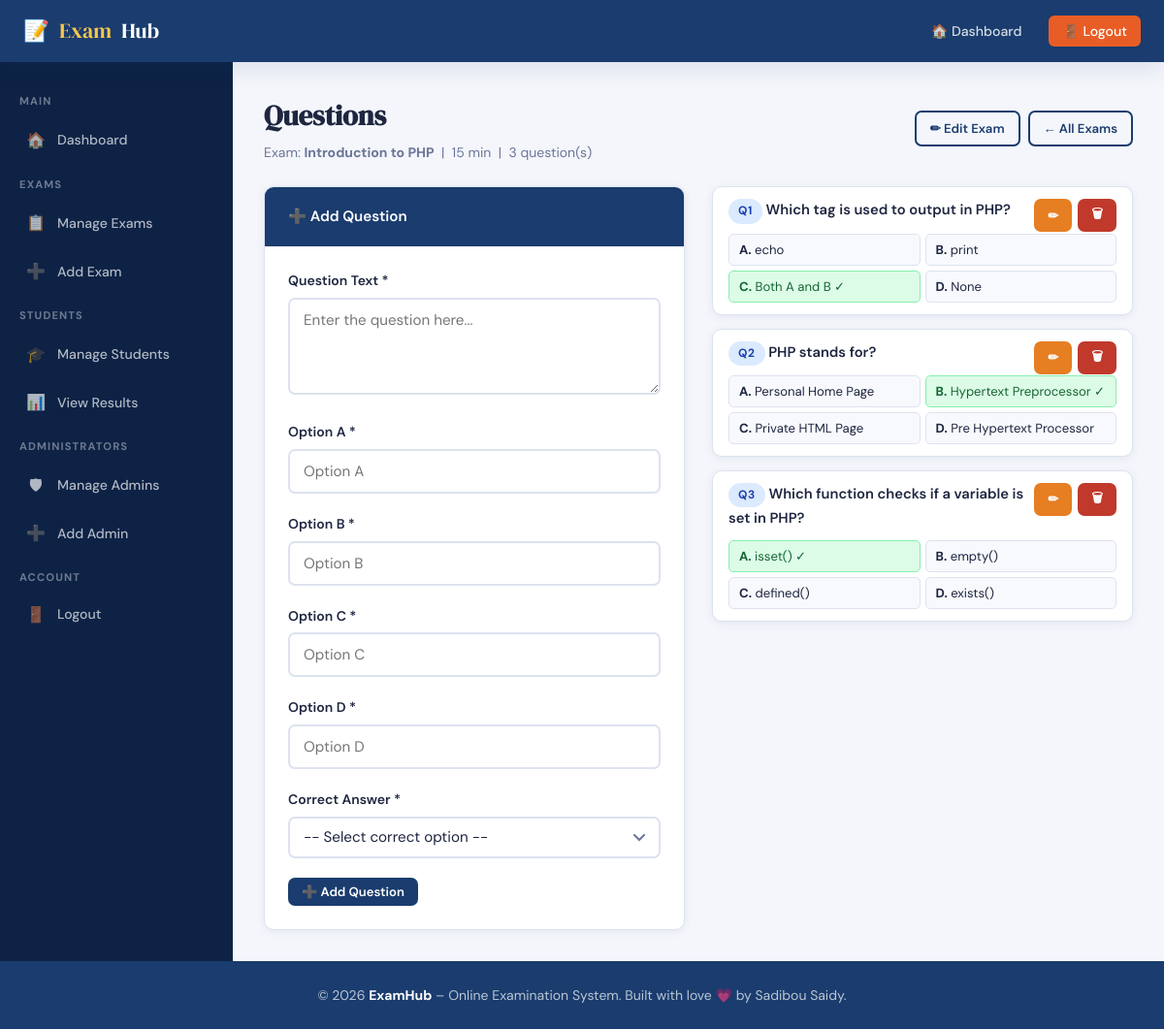
The page /admin/questions.php?exam_id=2 (signed in) on the database its author committed.
### tables this page shows
CREATE TABLE IF NOT EXISTS exams (
    exam_id     INT UNSIGNED AUTO_INCREMENT PRIMARY KEY,
    title       VARCHAR(200) NOT NULL,
    description TEXT,
    duration    SMALLINT UNSIGNED NOT NULL DEFAULT 30,
    created_at  TIMESTAMP DEFAULT CURRENT_TIMESTAMP,
    INDEX idx_exams_created (created_at)
);

CREATE TABLE IF NOT EXISTS questions (
    question_id    INT UNSIGNED AUTO_INCREMENT PRIMARY KEY,
    exam_id        INT UNSIGNED NOT NULL,
    question_text  TEXT NOT NULL,
    option1        VARCHAR(255) NOT NULL,
    option2        VARCHAR(255) NOT NULL,
    option3        VARCHAR(255) NOT NULL,
    option4        VARCHAR(255) NOT NULL,
    correct_answer TINYINT UNSIGNED NOT NULL,
    FOREIGN KEY (exam_id) REFERENCES exams(exam_id) ON DELETE CASCADE,
    CONSTRAINT chk_questions_correct_answer CHECK (correct_answer BETWEEN 1 AND 4),
    INDEX idx_questions_exam (exam_id)
);

### app/Controllers/Admin/QuestionController.php (called while the page is built, shortened)
<?php
final class QuestionController
{
    public function index(): void
    {
        $exam = $this->requireExam();
        $this->render($exam);
    }
    private function render(array $exam, array $errors = [], array $old = [], int $questionId = 0): void
    {
        $examId = (int) $exam['exam_id'];
        $editId       = $questionId > 0 ? $questionId : Request::id('edit_q');
        $editQuestion = $editId > 0 ? $this->questions->findInExam($editId, $examId) : null;
        View::render('admin/questions', [
            'pageTitle'    => 'Manage Questions',
            'role'         => 'admin',
            'exam'         => $exam,
            'questions'    => $this->questions->forExam($examId),
            'editQuestion' => $editQuestion,
            'errors'       => $errors,
            'old'          => $old,
        ], 'layouts/admin');
    }
    private function requireExam(): array
    {
        $examId = Request::id('exam_id');
        $exam   = $examId > 0 ? $this->exams->find($examId) : null;
        return $exam;
    }
}

### admin/questions.php (called while the page is built, shortened)
<?php
(new App\Controllers\Admin\QuestionController())->index();

### app/Core/Config.php (called while the page is built, shortened)
<?php
final class Config
{
    private static array $items = [];
    public static function set(array $items): void
    {
        self::$items = $items;
    }
    public static function get(string $key, mixed $default = null): mixed
    {
        $value = self::$items;
        foreach (explode('.', $key) as $segment) {
            $value = $value[$segment];
        }
        return $value;
    }
}

### app/Core/Database.php (called while the page is built, shortened)
<?php
final class Database
{
    private static ?PDO $pdo = null;
    public static function connection(): PDO
    {
        if (self::$pdo instanceof PDO) {
            return self::$pdo;
        }
        $dsn = sprintf(
            'mysql:host=%s;port=%d;dbname=%s;charset=%s',
            Config::get('db.host'),
            Config::get('db.port'),
            Config::get('db.name'),
            Config::get('db.charset')
        );
        try {
            self::$pdo = new PDO(
                $dsn,
                (string) Config::get('db.user'),
                (string) Config::get('db.password'),
                [
                    PDO::ATTR_ERRMODE            => PDO::ERRMODE_EXCEPTION,
                    PDO::ATTR_DEFAULT_FETCH_MODE => PDO::FETCH_ASSOC,
                    PDO::ATTR_EMULATE_PREPARES   => false,
                ]
            );
        } catch (PDOException $e) {
            throw new RuntimeException('Database connection failed.', 0, $e);
        }
        return self::$pdo;
    }
    public static function run(string $sql, array $params = []): PDOStatement
    {
        $statement = self::connection()->prepare($sql);
        $statement->execute($params);
        return $statement;
    }
    public static function fetch(string $sql, array $params = []): ?array
    {
        $row = self::run($sql, $params)->fetch();
        return $row === false ? null : $row;
    }
    public static function fetchAll(string $sql, array $params = []): array
    {
        return self::run($sql, $params)->fetchAll();
    }
}

### app/Repositories/ExamRepository.php (called while the page is built, shortened)
<?php
final class ExamRepository
{
    public function find(int $examId): ?array
    {
        return Database::fetch(
            'SELECT exam_id, title, description, duration, created_at FROM exams WHERE exam_id = ?',
            [$examId]
        );
    }
}

### app/Helpers/functions.php (called while the page is built, shortened)
<?php
if (!function_exists('e')) {
    function e(mixed $value): string
    {
        return htmlspecialchars((string) $value, ENT_QUOTES | ENT_SUBSTITUTE, 'UTF-8');
    }
}
if (!function_exists('url')) {
    function url(string $path = '/'): string
    {
        return Url::to($path);
    }
}

### app/Core/Url.php (called while the page is built, shortened)
<?php
final class Url
{
    private static ?string $basePath = null;
    public static function to(string $path = '/'): string
    {
        $path = '/' . ltrim($path, '/');
        $configured = (string) Config::get('app.url', '');
        $base = self::basePath();
        return $base === '' ? $path : $base . $path;
    }
    public static function basePath(): string
    {
        if (self::$basePath !== null) {
            return self::$basePath;
        }
        $scriptName = str_replace(DIRECTORY_SEPARATOR, '/', (string) ($_SERVER['SCRIPT_NAME'] ?? ''));
        $scriptFile = str_replace(DIRECTORY_SEPARATOR, '/', (string) ($_SERVER['SCRIPT_FILENAME'] ?? ''));
        $root       = str_replace(DIRECTORY_SEPARATOR, '/', (string) Config::get('paths.root', ''));
        $scriptDirUrl = rtrim(dirname($scriptName), '/');
        $scriptDirFs  = rtrim(dirname($scriptFile), '/');
        $depth = 0;
        if ($root !== '' && str_starts_with($scriptDirFs . '/', $root . '/')) {
            $relative = trim(substr($scriptDirFs, strlen($root)), '/');
            $depth    = $relative === '' ? 0 : count(explode('/', $relative));
        }
        $segments = array_values(array_filter(explode('/', $scriptDirUrl), static function ($s) {
            return $s !== '';
        }));
        if ($depth > 0) {
            $segments = array_slice($segments, 0, max(0, count($segments) - $depth));
        }
        self::$basePath = $segments === [] ? '' : '/' . implode('/', $segments);
        return self::$basePath;
    }
}

### app/Core/Request.php (called while the page is built, shortened)
<?php
final class Request
{
    public static function int(string $key, int $default = 0): int
    {
        $value = $_POST[$key] ?? $_GET[$key] ?? null;
        if ($value === null || !is_scalar($value)) {
            return $default;
        }
        $raw = trim((string) $value);
        return preg_match('/^-?[0-9]{1,18}$/', $raw) === 1 ? (int) $raw : $default;
    }
    public static function id(string $key): int
    {
        $id = self::int($key, 0);
        return $id > 0 ? $id : 0;
    }
}

### app/Repositories/QuestionRepository.php (called while the page is built, shortened)
<?php
final class QuestionRepository
{
    public function forExam(int $examId): array
    {
        return Database::fetchAll(
            'SELECT question_id, exam_id, question_text, option1, option2, option3, option4, correct_answer
               FROM questions
              WHERE exam_id = ?
           ORDER BY question_id',
            [$examId]
        );
    }
}

### app/Views/admin/questions.php (the view, shortened to what this page needs)
<?php
$letters  = ['A', 'B', 'C', 'D'];
$isEdit   = $editQuestion !== null;
$field    = static function (string $key, mixed $fallback = '') use ($old, $editQuestion) {
    return (string) ($old[$key] ?? ($editQuestion[$key] ?? $fallback));
};
?>
<div class="page-heading page-heading-split">
  <div>
    <h2>Questions</h2>
    <p class="text-muted">
      Exam: <strong><?= e($exam['title']) ?></strong>
      &nbsp;|&nbsp; <?= (int) $exam['duration'] ?> min
      &nbsp;|&nbsp; <?= count($questions) ?> question(s)
    </p>
  </div>
  <div class="button-row button-row-tight">
    <a href="<?= e(url('/admin/edit_exam.php?id=' . (int) $exam['exam_id'])) ?>"
       class="btn btn-outline btn-sm">&#9999; Edit Exam</a>
    <a href="<?= e(url('/admin/exams.php')) ?>" class="btn btn-outline btn-sm">&larr; All Exams</a>
  </div>
</div>
<div class="split-grid">
  <div class="card">
    <div class="card-header"><?= $isEdit ? '&#9999; Edit Question' : '&#10133; Add Question' ?></div>
    <div class="card-body">
      <form method="POST" novalidate>
        <div class="form-group">
          <label for="question_text">Question Text *</label>
          <textarea id="question_text" name="question_text" class="form-control" rows="3"
                    placeholder="Enter the question here..."><?= e($field('question_text')) ?></textarea>
        </div>
        <?php foreach ([1, 2, 3, 4] as $n): ?>
          <div class="form-group">
            <label for="option<?= $n ?>">Option <?= $letters[$n - 1] ?> *</label>
            <input type="text" id="option<?= $n ?>" name="option<?= $n ?>" class="form-control"
                   placeholder="Option <?= $letters[$n - 1] ?>" value="<?= e($field('option' . $n)) ?>">
          </div>
        <?php endforeach; ?>
        <div class="form-group">
          <label for="correct_answer">Correct Answer *</label>
          <select id="correct_answer" name="correct_answer" class="form-control">
            <option value="">-- Select correct option --</option>
          </select>
        </div>
        <div class="form-actions">
          <button type="submit" class="btn btn-primary btn-sm">
            <?= $isEdit ? '&#128190; Update Question' : '&#10133; Add Question' ?>
          </button>
        </div>
      </form>
    </div>
  </div>
  <div>
    <?php if ($questions === []): ?>
      <div class="empty-state card">
        <div class="icon">&#10067;</div>
        <p>No questions yet. Add your first question using the form.</p>
      </div>
    <?php else: ?>
      <div class="question-list">
        <?php foreach ($questions as $i => $question): ?>
          <div class="card">
            <div class="card-body card-body-sm">
              <div class="question-list-head">
                <p class="question-list-text">
                  <span class="badge badge-primary">Q<?= $i + 1 ?></span>
                  <?= e($question['question_text']) ?>
                </p>
                <div class="question-list-actions">
                  <a href="<?= e(url('/admin/questions.php?exam_id=' . (int) $exam['exam_id']
                          . '&edit_q=' . (int) $question['question_id'])) ?>"
                     class="btn btn-sm btn-warning" aria-label="Edit question <?= $i + 1 ?>">&#9999;</a>
                  <form method="POST" action="<?= e(url('/admin/questions.php')) ?>" class="inline-form">
                    <button type="submit" class="btn btn-sm btn-danger"
                            data-confirm="Delete this question?"
                            aria-label="Delete question <?= $i + 1 ?>">&#128465;</button>
                  </form>
                </div>
              </div>
              <div class="option-grid">
                <?php foreach ([1, 2, 3, 4] as $n):
                    $isCorrect = (int) $question['correct_answer'] === $n;
                ?>
                  <div class="option-chip <?= $isCorrect ? 'is-correct' : '' ?>">
                    <strong><?= $letters[$n - 1] ?>.</strong>
                    <?= e($question['option' . $n]) ?><?= $isCorrect ? ' &#10003;' : '' ?>
                  </div>
                <?php endforeach; ?>
              </div>
            </div>
          </div>
        <?php endforeach; ?>
      </div>
    <?php endif; ?>
  </div>
</div>

### public/assets/css/style.css (style rules this page uses)
:root { --clr-primary: #1a3c6e; --clr-accent: #e85d26; --clr-success: #2d9c4b; --clr-danger: #c0392b; --clr-warning: #e67e22; --clr-bg: #f4f6fb; --clr-card: #ffffff; --clr-border: #dde2ef; --clr-text: #1e2640; --clr-muted: #6b7698; --radius: 10px; --shadow-sm: 0 2px 8px rgba(26,60,110,.08); --shadow-md: 0 6px 24px rgba(26,60,110,.12); --shadow-lg: 0 16px 48px rgba(26,60,110,.18); --transition: .22s cubic-bezier(.4,0,.2,1); --font-display: 'DM Serif Display', serif; --font-body: 'DM Sans', sans-serif; }
*, *::before, *::after { box-sizing: border-box; margin: 0; padding: 0; }
html { scroll-behavior: smooth; }
body { font-family: var(--font-body); background: var(--clr-bg); color: var(--clr-text); min-height: 100vh; line-height: 1.6; }
a { color: var(--clr-primary); text-decoration: none; transition: color var(--transition); }
.text-muted { color: var(--clr-muted); font-size: .875rem; }
.card { background: var(--clr-card); border-radius: var(--radius); box-shadow: var(--shadow-sm); border: 1px solid var(--clr-border); overflow: hidden; }
.card-header { background: var(--clr-primary); color: #fff; padding: 18px 24px; font-weight: 600; font-size: .95rem; display: flex; align-items: center; gap: 10px; }
.card-body { padding: 24px; }
.btn { display: inline-flex; align-items: center; gap: 7px; padding: 10px 22px; border-radius: 7px; font-family: var(--font-body); font-size: .9rem; font-weight: 600; border: none; cursor: pointer; transition: background var(--transition), transform var(--transition), box-shadow var(--transition); text-decoration: none; }
.btn-primary { background: var(--clr-primary); color: #fff; }
.btn-danger { background: var(--clr-danger); color: #fff; }
.btn-warning { background: var(--clr-warning); color: #fff; }
.btn-outline { background: transparent; color: var(--clr-primary); border: 2px solid var(--clr-primary); }
.btn-sm { padding: 6px 14px; font-size: .82rem; }
.form-group { margin-bottom: 1.25rem; }
.form-group label { display: block; font-weight: 600; font-size: .875rem; margin-bottom: .4rem; color: var(--clr-text); }
.form-control { width: 100%; padding: 11px 14px; border: 2px solid var(--clr-border); border-radius: 7px; font-family: var(--font-body); font-size: .95rem; color: var(--clr-text); background: #fff; transition: border-color var(--transition), box-shadow var(--transition); outline: none; }
textarea.form-control { resize: vertical; min-height: 100px; }
select.form-control { appearance: none; background-repeat: no-repeat; background-position: right 14px center; padding-right: 40px; }
.badge { display: inline-block; padding: 3px 10px; border-radius: 20px; font-size: .75rem; font-weight: 700; text-transform: uppercase; letter-spacing: .05em; }
.badge-primary { background: #dbeafe; color: #1e40af; }
.sidebar-menu .menu-icon { font-size: 1rem; width: 20px; text-align: center; }
.page-heading { margin-bottom: 24px; }
.page-heading h2 { font-family: var(--font-display); font-size: 1.8rem; margin-bottom: 4px; }
.page-heading-split { display: flex; justify-content: space-between; align-items: center; flex-wrap: wrap; gap: 12px; }
.button-row { display: flex; gap: 12px; flex-wrap: wrap; margin-bottom: 28px; }
.button-row-tight { gap: 8px; margin-bottom: 0; }
.form-actions { display: flex; gap: 12px; flex-wrap: wrap; }
.inline-form { display: inline; }
.card-body-sm { padding: 12px 16px; }
.dashboard-grid, .split-grid { display: grid; grid-template-columns: 1fr 1fr; gap: 24px; align-items: start; }
.split-grid { gap: 28px; }
.question-list { display: flex; flex-direction: column; gap: 14px; }
.question-list-head { display: flex; justify-content: space-between; align-items: flex-start; gap: 10px; }
.question-list-text { font-weight: 600; font-size: .92rem; margin-bottom: 10px; flex: 1; }
.question-list-actions { display: flex; gap: 6px; flex-shrink: 0; }
.option-grid { display: grid; grid-template-columns: 1fr 1fr; gap: 5px; }
.option-chip { font-size: .82rem; padding: 5px 10px; border-radius: 5px; background: #f8f9fd; border: 1px solid var(--clr-border); color: var(--clr-text); }
.option-chip.is-correct { background: #dcfce7; border-color: #86efac; color: #166534; }

### rows shown on the page
exams: title "Introduction to PHP", duration "15"
questions: exam "B", option2 "Option B", correct_answer "C", option3 "Option C", question_id "D", option4 "Option D", question_text "Which tag is used to output in PHP?", n "A", option1 "echo", option2 "print", option3 "Both A and B", option4 "None"
questions: question_text "PHP stands for?", n "A", option1 "Personal Home Page", option "Hypertext Preprocessor", option "Private HTML Page", option "Pre Hypertext Processor"
questions: question_text "Which function checks if a variable is set in PHP?", n "A", option1 "isset()", option "empty()", option "defined()", option "exists()"

### other values the page prints
$label "🚪 Logout 🚪 Logout"
$heading "MAIN"
$icon "🏠"
$label "Dashboard"
$heading "EXAMS"
$icon "📋"
$label "Manage Exams"
$icon "➕"
$label "Add Exam"
$heading "STUDENTS"
$icon "🎓"
$label "Manage Students"
$icon "📊"
$label "View Results"
$heading "ADMINISTRATORS"
